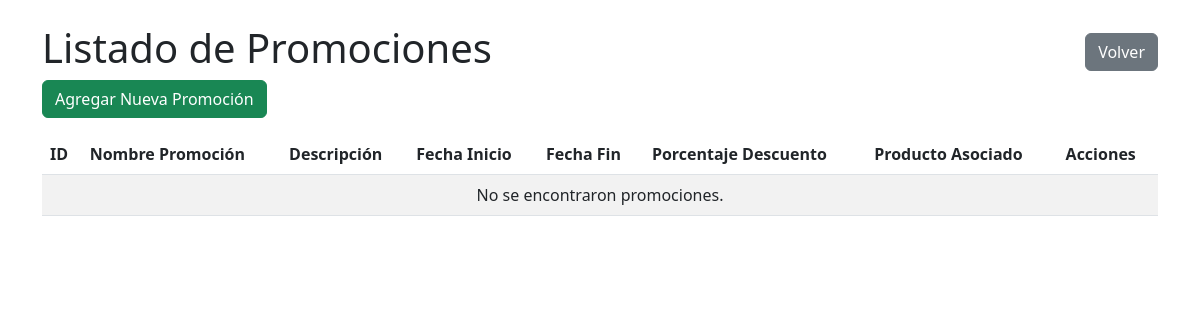
/mantenedores/promociones/listar.php, run on an earlier commit of the app's database.
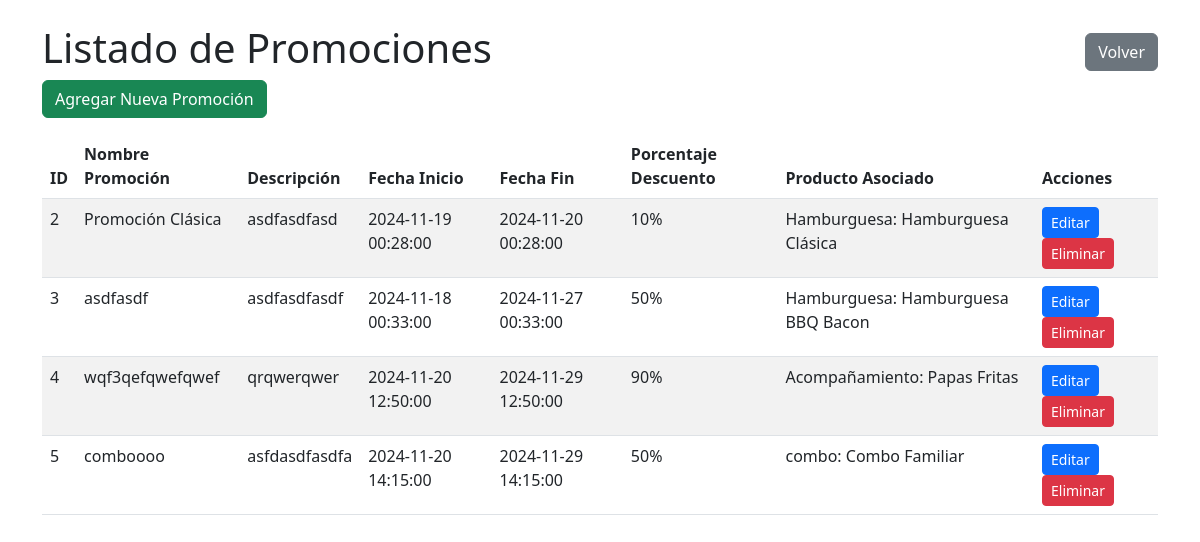
And on a later commit of the database.
### tables this page shows
CREATE TABLE `promocion` (
  `id_promocion` int(11) NOT NULL,
  `nombre_promocion` varchar(255) NOT NULL,
  `descripcion_promocion` text NOT NULL,
  `fecha_inicio` datetime NOT NULL,
  `fecha_fin` datetime NOT NULL,
  `porcentaje_descuento` int(11) NOT NULL CHECK (`porcentaje_descuento` between 1 and 100),
  `id_hamburguesa` int(11) DEFAULT NULL,
  `id_postre` int(11) DEFAULT NULL,
  `id_bebida` int(11) DEFAULT NULL,
  `id_acompaniamiento` int(11) DEFAULT NULL,
  `id_combo` int(11) DEFAULT NULL
);

CREATE TABLE `hamburguesa` (
  `id_hamburguesa` int(11) NOT NULL,
  `nombre_hamburguesa` varchar(50) DEFAULT NULL,
  `descripcion` varchar(255) DEFAULT NULL,
  `precio` int(11) DEFAULT NULL,
  `imagen` varchar(255) DEFAULT NULL
);

CREATE TABLE `acompaniamiento` (
  `id_acompaniamiento` int(11) NOT NULL,
  `nombre_acompaniamiento` varchar(30) DEFAULT NULL,
  `cantidad` int(11) DEFAULT NULL,
  `precio` int(11) DEFAULT NULL,
  `umbral_reabastecimiento` int(11) NOT NULL DEFAULT 5,
  `imagen` varchar(255) DEFAULT NULL
);

CREATE TABLE `combo` (
  `id_combo` int(11) NOT NULL,
  `nombre_combo` varchar(100) DEFAULT NULL,
  `descripcion` varchar(255) DEFAULT NULL,
  `precio` int(11) DEFAULT NULL,
  `imagen` varchar(255) DEFAULT NULL
);

### mantenedores/promociones/listar.php (the view, shortened to what this page needs)
<?php
include '../../conexion.php';
$sql = "
    SELECT p.*,
           h.nombre_hamburguesa,
           b.nombre_bebida,
           po.nombre_postre,
           a.nombre_acompaniamiento,
           c.nombre_combo
    FROM promocion p
    LEFT JOIN hamburguesa h ON p.id_hamburguesa = h.id_hamburguesa
    LEFT JOIN bebida b ON p.id_bebida = b.id_bebida
    LEFT JOIN postre po ON p.id_postre = po.id_postre
    LEFT JOIN acompaniamiento a ON p.id_acompaniamiento = a.id_acompaniamiento
    LEFT JOIN combo c ON p.id_combo = c.id_combo
";
$result = $conexion->query($sql);
?>
<!DOCTYPE html>
<html lang="es">
<head>
    <link href="https://cdn.jsdelivr.net/npm/bootstrap@5.3.0/dist/css/bootstrap.min.css" rel="stylesheet">
</head>
<body>
<div class="container mt-4">
    <div class="d-flex justify-content-between align-items-center">
        <h1>Listado de Promociones</h1>
        <button class="btn btn-secondary" onclick="window.location.href='../../index/index-mantenedores.php'">Volver</button>
    </div>
    <a href="insertar_promocion.php" class="btn btn-success mb-3">Agregar Nueva Promoción</a>
    <table class="table table-striped">
        <thead>
            <tr>
                <th>ID</th>
                <th>Nombre Promoción</th>
                <th>Descripción</th>
                <th>Fecha Inicio</th>
                <th>Fecha Fin</th>
                <th>Porcentaje Descuento</th>
                <th>Producto Asociado</th>
                <th>Acciones</th>
            </tr>
        </thead>
        <tbody>
            <?php if ($result->num_rows > 0): ?>
                <?php while ($row = $result->fetch_assoc()): ?>
                    <tr>
                        <td><?php echo $row['id_promocion']; ?></td>
                        <td><?php echo htmlspecialchars($row['nombre_promocion']); ?></td>
                        <td><?php echo htmlspecialchars($row['descripcion_promocion']); ?></td>
                        <td><?php echo htmlspecialchars($row['fecha_inicio']); ?></td>
                        <td><?php echo htmlspecialchars($row['fecha_fin']); ?></td>
                        <td><?php echo htmlspecialchars($row['porcentaje_descuento']); ?>%</td>
                        <td>
                            <?php
                            if ($row['nombre_hamburguesa']) {
                                echo 'Hamburguesa: ' . htmlspecialchars($row['nombre_hamburguesa']);
                            } elseif ($row['nombre_bebida']) {
                                echo 'Bebida: ' . htmlspecialchars($row['nombre_bebida']);
                            } elseif ($row['nombre_postre']) {
                                echo 'Postre: ' . htmlspecialchars($row['nombre_postre']);
                            } elseif ($row['nombre_acompaniamiento']) {
                                echo 'Acompañamiento: ' . htmlspecialchars($row['nombre_acompaniamiento']);
                            } elseif ($row['nombre_combo']) {
                                echo 'combo: ' . htmlspecialchars($row['nombre_combo']);
                            } else {
                                echo 'No asignado';
                            }
                            ?>
                        </td>
                        <td>
                            <a href="editar_promocion.php?id=<?php echo $row['id_promocion']; ?>" class="btn btn-primary btn-sm">Editar</a>
                            <button class="btn btn-danger btn-sm" data-bs-toggle="modal" data-bs-target="#eliminarModal" data-id="<?php echo $row['id_promocion']; ?>">Eliminar</button>
                        </td>
                    </tr>
                <?php endwhile; ?>
            <?php else: ?>
                <tr>
                    <td colspan="8" class="text-center">No se encontraron promociones.</td>
                </tr>
            <?php endif; ?>
        </tbody>
    </table>
</div>
</body>
</html>

What changed in the data, as far as the page shows it:
added promocion: id_promocion "2", nombre_promocion "Promoción Clásica", descripcion_promocion "asdfasdfasd", fecha_inicio "2024-11-19 00:28:00", fecha_fin "2024-11-20 00:28:00", porcentaje_descuento "10", id_hamburguesa.nombre_hamburguesa "Hamburguesa Clásica"
added promocion: id_promocion "3", nombre_promocion "asdfasdf", descripcion_promocion "asdfasdfasdf", fecha_inicio "2024-11-18 00:33:00", fecha_fin "2024-11-27 00:33:00", porcentaje_descuento "50", id_hamburguesa.nombre_hamburguesa "Hamburguesa BBQ Bacon"
added promocion: id_promocion "4", nombre_promocion "wqf3qefqwefqwef", descripcion_promocion "qrqwerqwer", fecha_inicio "2024-11-20 12:50:00", fecha_fin "2024-11-29 12:50:00", porcentaje_descuento "90", id_acompaniamiento.nombre_acompaniamiento "Papas Fritas"
added promocion: id_promocion "5", nombre_promocion "comboooo", descripcion_promocion "asfdasdfasdfa", fecha_inicio "2024-11-20 14:15:00", fecha_fin "2024-11-29 14:15:00", porcentaje_descuento "50", id_combo.nombre_combo "Combo Familiar"
Also different on the page:
text no longer shown: "No se encontraron promociones."
